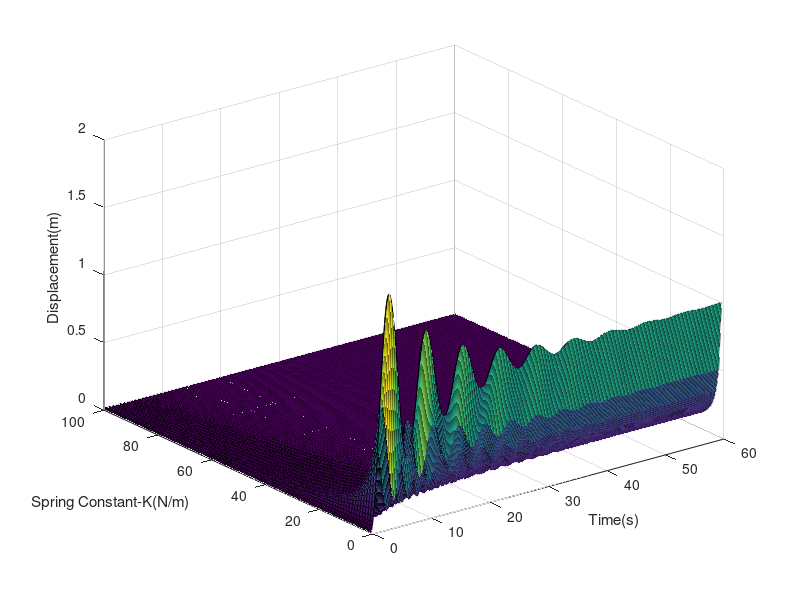

Reproduce this figure in MATLAB.
clear vars;
% Mass-spring-damper parameters starting with the values from
% ctms.engin.umich.edu state space model
m = 1; % Mass = 1.0 kg
%k = 1; % Spring constant = 1.0 N/m
b = 0.2; % Damping constant = 0.2 Ns/m
F = 1; % Input Force = 1.0 N



B = [0;1/m];
C = [1 0];
D = 0;
t = 0:0.1:60;
Z = zeros(601,100);
for k = 1:1:100
    i = k;
    A = [0,1;-k/m,-b/m];
    sys = ss(A,B,C,D);
    Z(:,i)= step(sys,t);
end 

[X,Y] = meshgrid(t,1:1:100);
fig = figure();
surf(X,Y,Z')
ylabel("Spring Constant-K(N/m)")
xlabel("Time(s)")
zlabel("Displacement(m)")
%saveas(fig,"Spring Parameter Plot.png")
%save("C:\Users\jmadinn\Documents\Jagadeesh\springParameters.mat","X","Y","Z")